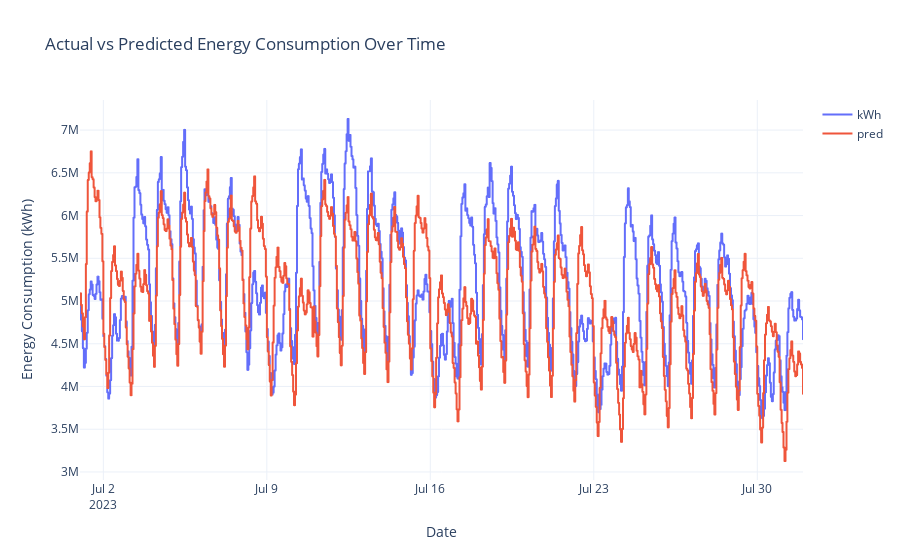

Notebook cell for this chart:
### Code cell
# Create the figure with step lines for both actual and predicted values
fig = px.line(
    preds_24.reset_index(),
    x="datetime",
    y=["kWh", "pred"],
    labels={
        "datetime": "Date",
        "value": "Energy Consumption (kWh)",
        "variable": "Series",
    },
    title="Actual vs Predicted Energy Consumption Over Time",
    line_shape="hv",  # Set line shape to horizontal-vertical for step chart
)

# Customize the layout
fig.update_layout(
    template="plotly_white",
    legend=dict(title=""),
    xaxis_title="Date",
    yaxis_title="Energy Consumption (kWh)",
)

# Show the figure
fig.show()

### Figure 1 — Plotly figure (JSON) as saved in the notebook; plotly's stock layout.template omitted (floating-point values rounded to 4 significant figures; data arrays with more than 128 entries replaced by an {"elided": "..."} marker saying what was removed)
{"data": [{"hovertemplate": "Series=kWh<br>Date=%{x}<br>Energy Consumption (kWh)=%{y}<extra></extra>", "legendgroup": "kWh", "line": {"color": "#636efa", "dash": "solid", "shape": "hv"}, "marker": {"symbol": "circle"}, "mode": "lines", "name": "kWh", "showlegend": true, "type": "scattergl", "x": {"elided": "744 str values"}, "xaxis": "x", "y": {"elided": "744 float values"}, "yaxis": "y"}, {"hovertemplate": "Series=pred<br>Date=%{x}<br>Energy Consumption (kWh)=%{y}<extra></extra>", "legendgroup": "pred", "line": {"color": "#EF553B", "dash": "solid", "shape": "hv"}, "marker": {"symbol": "circle"}, "mode": "lines", "name": "pred", "showlegend": true, "type": "scattergl", "x": {"elided": "744 str values"}, "xaxis": "x", "y": {"elided": "744 float values"}, "yaxis": "y"}], "layout": {"legend": {"title": {"text": ""}, "tracegroupgap": 0}, "title": {"text": "Actual vs Predicted Energy Consumption Over Time"}, "xaxis": {"anchor": "y", "domain": [0, 1], "title": {"text": "Date"}}, "yaxis": {"anchor": "x", "domain": [0, 1], "title": {"text": "Energy Consumption (kWh)"}}}}
